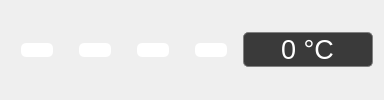
                       <widget class="QFrame" name="frame_9">
                        <property name="styleSheet">
                         <string notr="true"/>
                        </property>
                        <property name="frameShape">
                         <enum>QFrame::NoFrame</enum>
                        </property>
                        <property name="frameShadow">
                         <enum>QFrame::Raised</enum>
                        </property>
                        <layout class="QHBoxLayout" name="horizontalLayout_105">
                         <item>
                          <layout class="QHBoxLayout" name="horizontalLayout_106" stretch="0,0,0,0,0">
                           <property name="rightMargin">
                            <number>0</number>
                           </property>
                           <item>
                            <widget class="QPushButton" name="btnLockCalib">
                             <property name="styleSheet">
                              <string notr="true">QPushButton{
outline : 0;
background-color: rgb(255, 255, 255);
border-radius:5px;
margin:0 10px 0 10px;
}</string>
                             </property>
                             <property name="text">
                              <string/>
                             </property>
                             <property name="icon">
                              <iconset>
                               <normaloff>images/unlock.png</normaloff>images/unlock.png</iconset>
                             </property>
                             <property name="iconSize">
                              <size>
                               <width>80</width>
                               <height>80</height>
                              </size>
                             </property>
                            </widget>
                           </item>
                           <item>
                            <widget class="QPushButton" name="btnWaterLevelCalib">
                             <property name="styleSheet">
                              <string notr="true">QPushButton{
outline : 0;
background-color: rgb(255, 255, 255);
border-radius:5px;
margin:0 10px 0 10px;
}</string>
                             </property>
                             <property name="text">
                              <string/>
                             </property>
                             <property name="icon">
                              <iconset>
                               <normaloff>images/waterLevel.png</normaloff>images/waterLevel.png</iconset>
                             </property>
                             <property name="iconSize">
                              <size>
                               <width>80</width>
                               <height>80</height>
                              </size>
                             </property>
                            </widget>
                           </item>
                           <item>
                            <widget class="QPushButton" name="btnWaterflowCalib">
                             <property name="styleSheet">
                              <string notr="true">QPushButton{
outline : 0;
background-color: rgb(255, 255, 255);
border-radius:5px;
margin:0 10px 0 10px;
}</string>
                             </property>
                             <property name="text">
                              <string/>
                             </property>
                             <property name="icon">
                              <iconset>
                               <normaloff>images/waterflow.png</normaloff>images/waterflow.png</iconset>
                             </property>
                             <property name="iconSize">
                              <size>
                               <width>80</width>
                               <height>80</height>
                              </size>
                             </property>
                            </widget>
                           </item>
                           <item>
                            <widget class="QPushButton" name="btnTempCalib">
                             <property name="styleSheet">
                              <string notr="true">QPushButton{
outline : 0;
background-color: rgb(255, 255, 255);
border-radius:5px;
margin:0 10px 0 10px;
}</string>
                             </property>
                             <property name="text">
                              <string/>
                             </property>
                             <property name="icon">
                              <iconset>
                               <normaloff>images/temp.png</normaloff>images/temp.png</iconset>
                             </property>
                             <property name="iconSize">
                              <size>
                               <width>80</width>
                               <height>80</height>
                              </size>
                             </property>
                            </widget>
                           </item>
                           <item>
                            <widget class="QLineEdit" name="txtTempCalib">
                             <property name="enabled">
                              <bool>false</bool>
                             </property>
                             <property name="minimumSize">
                              <size>
                               <width>120</width>
                               <height>0</height>
                              </size>
                             </property>
                             <property name="maximumSize">
                              <size>
                               <width>130</width>
                               <height>16777215</height>
                              </size>
                             </property>
                             <property name="font">
                              <font>
                               <family>Arial</family>
                               <pointsize>20</pointsize>
                              </font>
                             </property>
                             <property name="styleSheet">
                              <string notr="true">QLineEdit{
color: rgb(255, 255, 255);
background-color: rgb(58, 58, 58);
border-radius:5px;
border:1px solid gray;
}</string>
                             </property>
                             <property name="text">
                              <string>0 °C</string>
                             </property>
                             <property name="alignment">
                              <set>Qt::AlignCenter</set>
                             </property>
                             <property name="readOnly">
                              <bool>true</bool>
                             </property>
                            </widget>
                           </item>
                          </layout>
                         </item>
                        </layout>
                       </widget>
